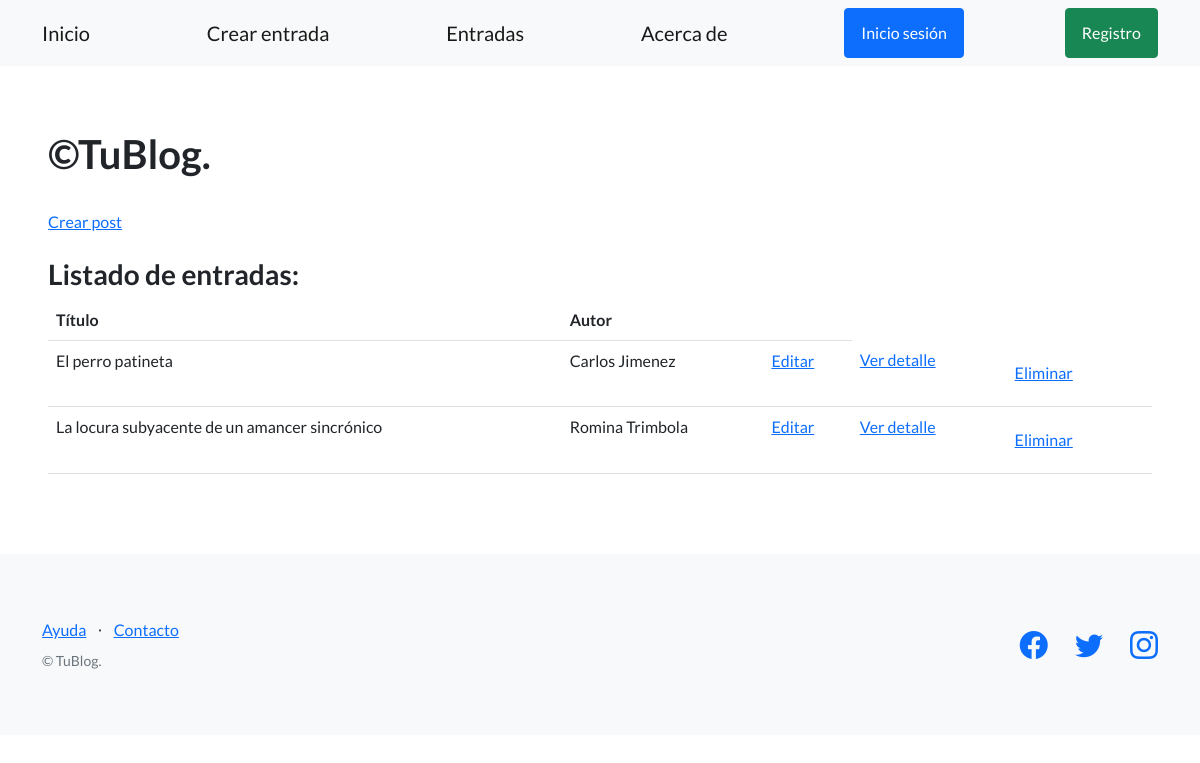
Page /entradas/ on the committed database.
### control_blog/models.py (models this page shows, shortened)
class Entrada(models.Model):
    titulo = models.CharField(max_length=64, default="ValorPredeterminado")
    autor = models.CharField(max_length=100)
    cuerpo = models.TextField(blank=True)
    fecha_publicacion = models.DateField(auto_now_add=True)

### blog/views.py (the view)
# urls.py: path("entradas/", listado_entradas, name="entradas"),
def listado_entradas(request):
    contexto = {
        "entrada": Entrada.objects.all(),
    }
    http_response = render(
        request=request,
        template_name='entradas.html',
        context=contexto,
    )
    return http_response

### templates_base/entradas.html (shortened to what this page needs)
{% extends "base.html"%}  {%block contenido %}
<h1>&copy;TuBlog.</h1>
<br />
<a href="{% url 'crear_post'%}">Crear post</a>
<br /><br />
<h3>Listado de entradas:</h3>
<table class="table">
  <tbody>
    <tr>
      <th>Título</th>
      <th>Autor</th>
      <th></th>
    </tr>
    {% for entradas in entrada %}
    <tr>
      <td>{{ entradas.titulo }}</td>
      <td>{{entradas.autor}}</td>
      <td>
        <a href="{% url 'editar_entrada' entradas.titulo%}">Editar</a>
      </td>
      <td>
      <a href="{% url 'ver_entrada' titulo=entradas.titulo%}">Ver detalle</a>
    </td>
      <td>
        <form action="{% url 'eliminar_entrada' entradas.titulo%}"method="post">
          <input type="submit" class="btn btn-link" value="Eliminar" />
        </form>
      </td>
    </tr>
    {% endfor %}
  </tbody>
</table>
{%endblock contenido%}

### rows in the picture
Entrada: titulo "El perro patineta", autor "Carlos Jimenez"
Entrada: titulo "La locura subyacente de un amancer sincrónico", autor "Romina Trimbola"
